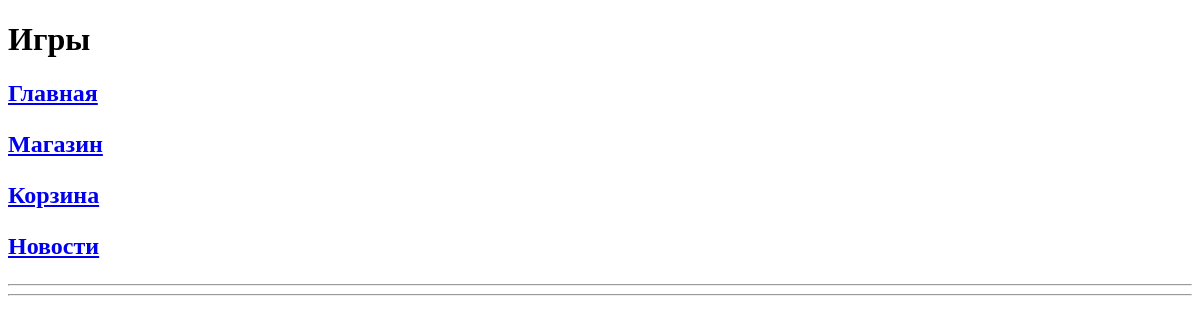
Page /platform/games/ on the earlier database version.
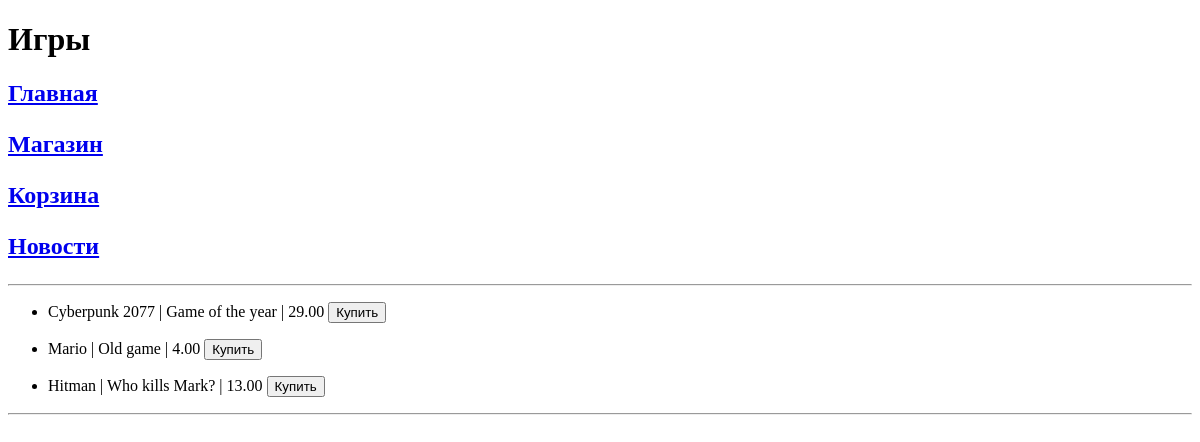
Same page on the later database version.
### task1/models.py (models this page shows, shortened)
class Game(models.Model):
    title = models.CharField(max_length=256, unique=True)
    cost = models.DecimalField(decimal_places=2, max_digits=10)
    size = models.DecimalField(decimal_places=2, max_digits=10)
    description = models.TextField(blank=True)
    age_limited = models.BooleanField(default=False)
    buyer = models.ManyToManyField(to=Buyer, related_name='games')

### task1/views.py (the view)
# urls.py: path('platform/games/', games, name='games'),
def games(request):
    title = 'Магазин'
    header = 'Игры'
    games_all = Game.objects.all()
    context = {"title": title,
               "header": header,
               "games_all": games_all
               }
    return render(request, 'games.html', context)

### templates/first_task/games.html (shortened to what this page needs)
{% extends 'menu.html' %}
{% block menu %}
    {{ block.super }}
{% endblock %}
{% block content %}
    <hr>
    {% for game in games_all %}
        <ul>
            <li>
                {{ game.title }} | {{ game.description }} | {{ game.cost }}
                <button>Купить</button>
            </li>
        </ul>
    {% endfor %}
    <hr>
{% endblock %}

### templates/first_task/menu.html (shortened to what this page needs)
<!DOCTYPE html>
<html lang="en">
<head>
</head>
<body>
    <header>
        {% block pagename %}
        <h1>
            {{ header }}
        </h1>
        {% endblock %}
    </header>
    <nav>
        {% block menu %}
        <h2>
            <a href="/platform">Главная</a>
            <p>
                <a href="/platform/games">Магазин</a>
            </p>
            <p>
                <a href="/platform/cart">Корзина</a>
            </p>
            <p>
                <a href="/platform/news">Новости</a>
            </p>
        </h2>
        {% endblock %}
    </nav>
    <main>
        {% block content%}{% endblock %}
    </main>
</body>
</html>

Differences in the rows shown:
added Game: title "Cyberpunk 2077", description "Game of the year", cost "29.00"
added Game: title "Mario", description "Old game", cost "4.00"
added Game: title "Hitman", description "Who kills Mark?", cost "13.00"
